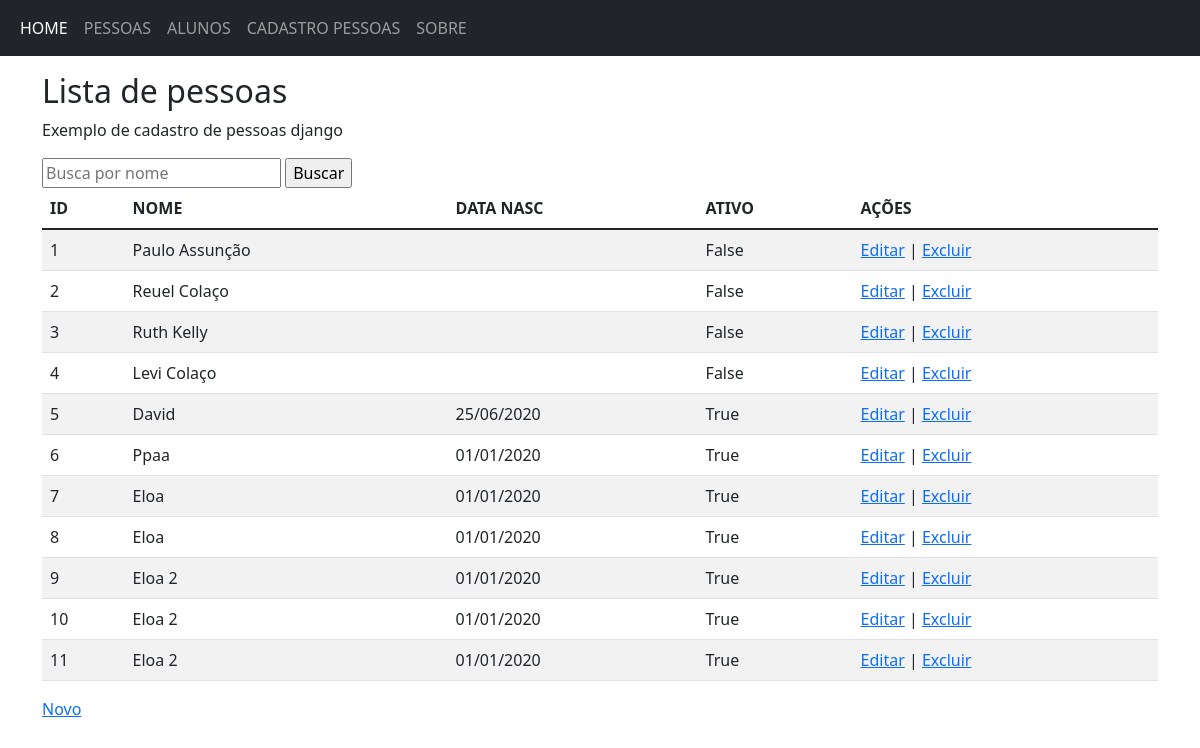
Page /pessoa/ on the earlier database version.
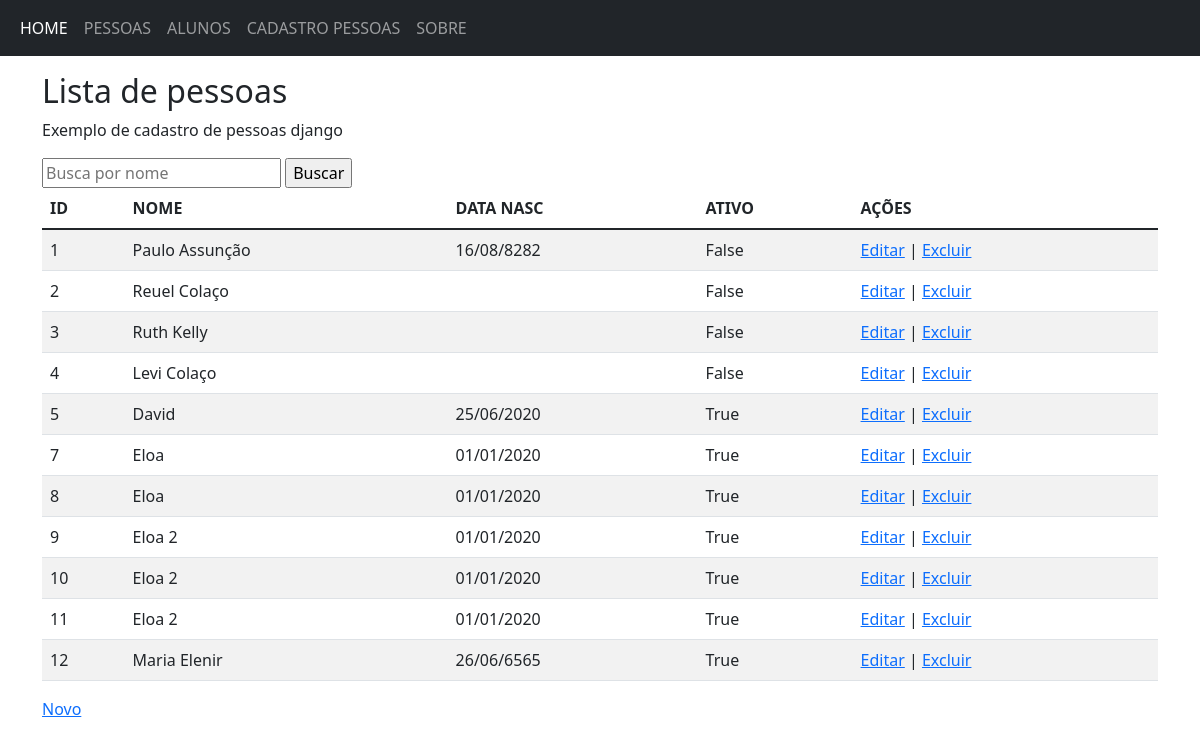
Same page on the later database version.
### pessoa/models.py (models this page shows, shortened)
class Pessoa(models.Model):
    nome_completo = models.CharField(max_length=255, null=True, blank=True)
    ativa = models.BooleanField(default=True)
    data_nascimento = models.DateField(null=True)

### pessoa/views.py (the view)
# urls.py: path('', ListaPessoaview.as_view(), name='pessoa.index'),
class ListaPessoaview(ListView):
    model = Pessoa
    queryset = Pessoa.objects.all().order_by('id')
    def get_queryset(self):
        queryset = super().get_queryset()
        filtro_nome = self.request.GET.get('nome') or None
        if filtro_nome:
            queryset = queryset.filter(nome_completo__contains=filtro_nome)
        return queryset

### pessoa/templates/pessoa/pessoa_list.html
{% extends 'base.html' %}
{% block content %}
<div class="container mt-3">
  <h2>Lista de pessoas</h2>
  <p>Exemplo de cadastro de pessoas django</p>
  <form method="GET">
    <input type="text" name="nome" placeholder="Busca por nome">
    <input type="submit" value="Buscar">
  </form>
  <table class="table table-striped">
    <thead>
      <tr>
        <th>ID</th>
        <th>NOME</th>
        <th>DATA NASC</th>
        <th>ATIVO</th>
        <th>AÇÕES</th>
      </tr>
    </thead>
    <tbody>
    {% for pessoa in object_list %}
    <tr>
      <td>{{pessoa.id}}</td>
      <td>{{pessoa.nome_completo}}</td>
        <td>{{pessoa.data_nascimento | date:"d/m/yy" }}</td>
        <td>{{pessoa.ativa}}</td>
       <td> <a href="{% url 'pessoa.editar' pessoa.pk %}"> Editar</a>  |
         <a href="{% url 'pessoa.excluir' pessoa.pk %}"> Excluir</a>
       </td>
      </tr>
    {% endfor %}
    </tbody>
  </table>
  <a href="{% url 'pessoa.novo' %}">Novo</a>
</div>
{% endblock content %}

Differences in the rows shown:
removed Pessoa: id "6", nome_completo "Ppaa", data_nascimento "01/01/2020", ativa "True"
changed Pessoa "Paulo Assunção": data_nascimento (not shown) → "16/08/8282"
added Pessoa: id "12", nome_completo "Maria Elenir", data_nascimento "26/06/6565", ativa "True"
